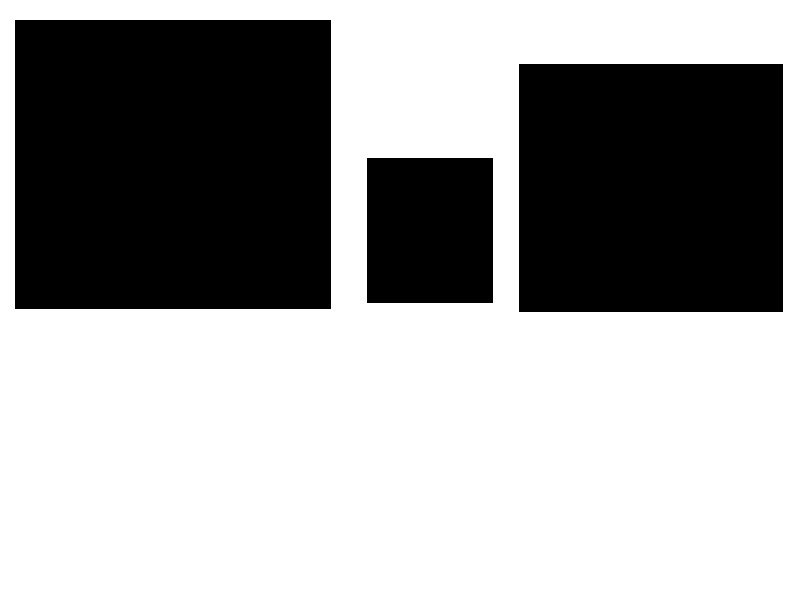
#> input picture images/shapes.jpg, 800 x 600 px
$ jupyter execute Contours.ipynb   (older library calls are emulated)
#> lines starting #> are read from the running program, lines starting #| are printed output that depends on the picture; after the words box and inside, x2 and y2 are one past the last pixel; in counts of white or black regions, pixels touching at a corner belong together
[cell 1]
# contours detect complete shapes from an img, there are of many types
# external type: detects only external shapes
# list type:detect inside shape also

import cv2
import numpy as np

img = cv2.imread('./images/shapes.jpg')
#> img is the input picture: shape (600, 800, 3); min 0, max 255, mean 162
cv2.imshow("original", img)
cv2.waitKey(0)

# contours only accept gray img i.e) 2d
gray = cv2.cvtColor(img, cv2.COLOR_BGR2GRAY)

# find canny edges

canny_edges = cv2.Canny(gray, 30, 200)
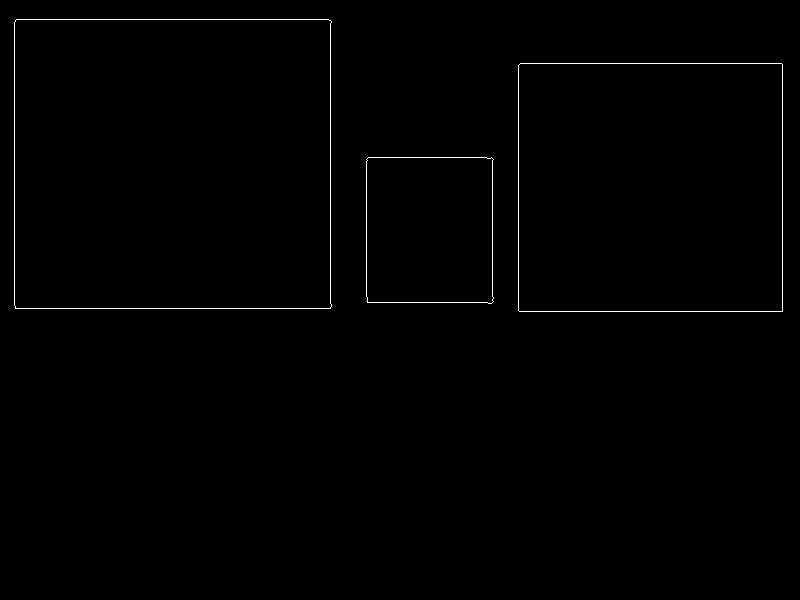
#> canny_edges: shape (600, 800); 0.58% white in thin lines or dots, all inside (x1, y1, x2, y2) = (14, 19, 783, 312)
cv2.imshow('Canny Edges', canny_edges)
cv2.waitKey(0)

img, contours, hierarchy = cv2.findContours(canny_edges.copy(), cv2.RETR_EXTERNAL, cv2.CHAIN_APPROX_NONE)
#> contours = 3 contours; box (x1, y1, x2, y2) and area: (14, 19, 332, 309) 91322, (518, 63, 783, 312) 65469, (366, 157, 494, 304) 18265

cv2.imshow('canny edges after contouring', canny_edges)

cv2.waitKey(0)

img2 = cv2.imread('./images/shapes.jpg')
cv2.imshow("original", img2)
cv2.waitKey(0)


print (contours)# the diagram points will be listed
#> (printed output is left out)


img2 = cv2.imread('./images/shapes.jpg')
cv2.imshow("original", img2)
cv2.waitKey(0)


cv2.drawContours(img2, contours, -1, (255,0,0))
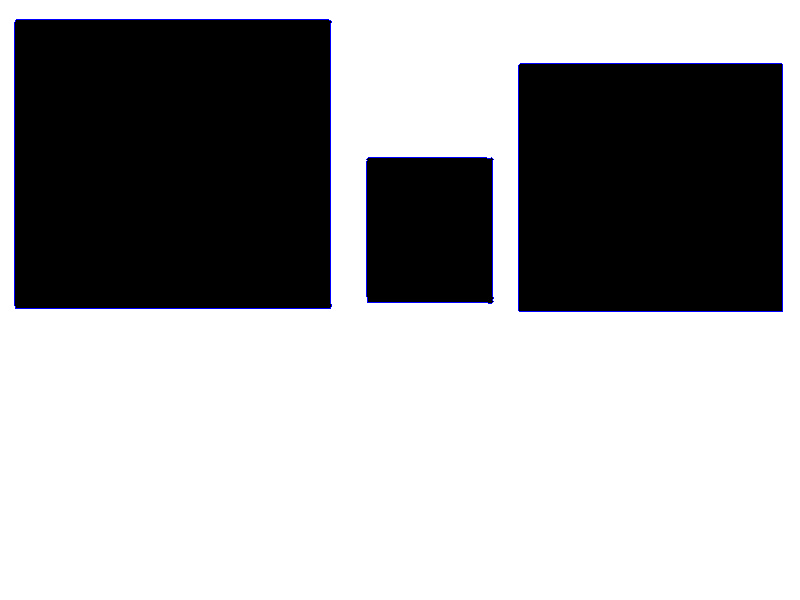
#> img2: shape (600, 800, 3); 0.58% of pixels changed, all inside (x1, y1, x2, y2) = (14, 19, 783, 312)
cv2.imshow('contours', img)
cv2.waitKey(0)

cv2.destroyAllWindows()

$ run again, with images/4star.jpg copied over images/shapes.jpg
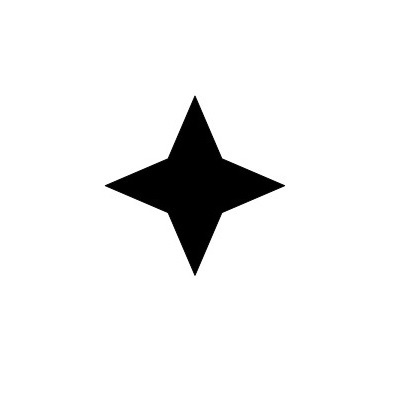
#> input picture images/4star.jpg, 400 x 400 px
#> img is the input picture: shape (400, 400, 3); min 0, max 255, mean 239.2
#> `canny_edges = cv2.Canny(gray, 30, 200)`:
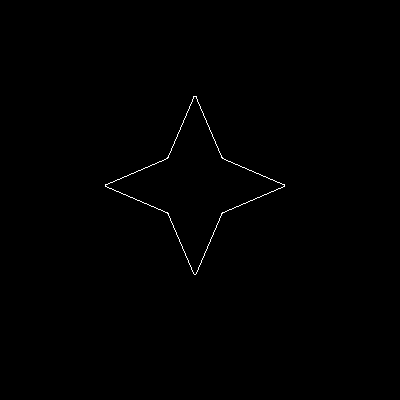
#> canny_edges: shape (400, 400); 0.32% white in thin lines or dots, all inside (x1, y1, x2, y2) = (105, 96, 285, 275)
#> contours = 1 contour; box (x1, y1, x2, y2) and area: (105, 96, 285, 275) 9939
#> (printed output is left out)
#> `cv2.drawContours(img2, contours, -1, (255,0,0))`:
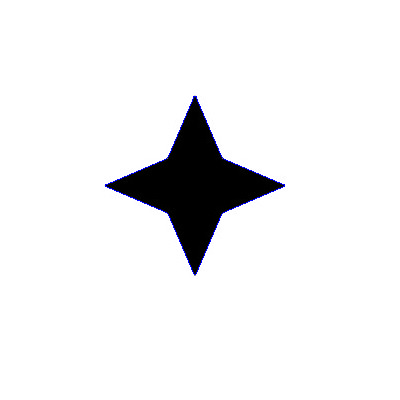
#> img2: shape (400, 400, 3); 0.31% of pixels changed, all inside (x1, y1, x2, y2) = (105, 96, 285, 275)
